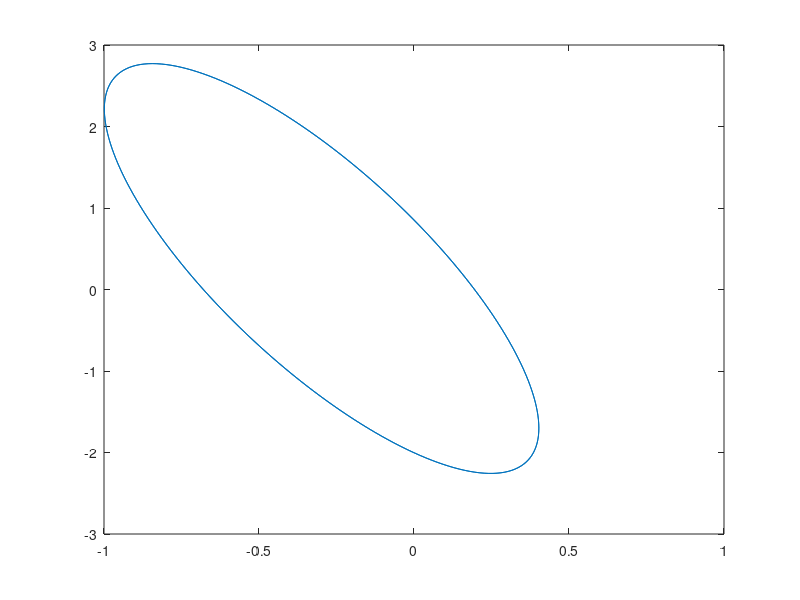

Reproduce this figure in MATLAB.
A  = randn(5) + i*randn(5);
H=(A+A')/2;
K=(A-A')/(2*1i);
opts.disp = 0; 
opts.maxit = 1000; 
opts.tol = 10^-4;
korak = 0;

[x, vred_k1] = eigs(K,1,'lr',opts); %najveèja l. vrednost (realen del) in pripadajoè l. vektor x
[y, vred_k2] = eigs(K,1,'sr',opts); %najmanjša l. vrednost (realen del) in pripadajoè l. vektor y


t = linspace(0,2*pi,200);
ko=cos(t);
si=sin(t);
for k=1:200
    z = ko(k).*x+si(k).*y;
    u(k) = real(z'*A*z);
    v(k) = imag(z'*A*z);
end

plot(u,v)